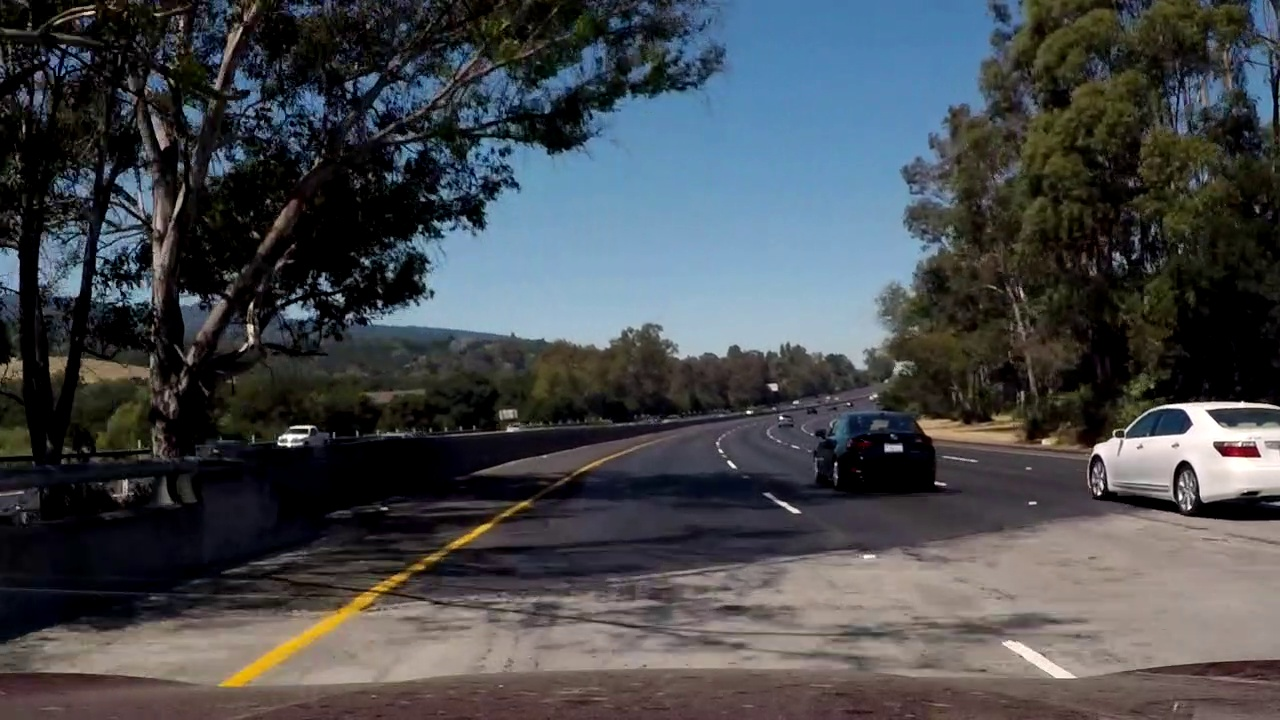
#> input picture test_images/difficult_frame_1036.jpg, 1280 x 720 px, given in place of test2.jpg, which was not available
$ jupyter execute --allow-errors Revision-Solution-Part2-Pixel_Lane_Output.ipynb   (shell and % lines are left out)   (older library calls are emulated)   (text cells are left out)
#> lines starting #> are read from the running program, lines starting #| are printed output that depends on the picture; after the words box and inside, x2 and y2 are one past the last pixel; in counts of white or black regions, pixels touching at a corner belong together; pictures that were not available may be replaced by others from this repository, and a replacement may not be noted
[cell 1]
import os
import glob
import warnings
import pickle
from collections import namedtuple
import numpy as np
import matplotlib.pyplot as plt
import matplotlib.image as mpimg
import cv2
import ipywidgets as widgets
from moviepy.editor import VideoFileClip

[cell 2]
# setting

DOCS_FOLDER = "./docs"
os.makedirs(DOCS_FOLDER, exist_ok=True)
OUTPUT_FOLDER_PIPELINE = "./output_images"
os.makedirs(OUTPUT_FOLDER_PIPELINE, exist_ok=True)
FIG_SIZE = (16, 8)
GLOB_CALIBRATION_IMAGES = "./camera_cal/*.jpg"
GLOB_TEST_IMAGES = "./test_images/*.jpg"

[cell 3]
# load previous data

data_store__part_1 = pickle.load(open("data_store__part_1.pkl", "rb"))
#> (reads data_store__part_1.pkl from the repository)
#> the sliders are set to path_img = <module 'ipywidgets.Dropdown_', thresh_abs = [35, 255], kernel_abs = 3, thresh_mag = [55, 175], kernel_mag = 3, thresh_dir = [0.7, 1.3], kernel_dir = 9, thresh_s = [100, 210], thresh_s_abs = [20, 125], kernel_s_abs = 13
#> the sliders are set to 
#> the sliders are set to 
#> call 4 of load_img, with path_img = './test_images/test2.jpg'
#> in load_img, img is the input picture: shape (720, 1280, 3); mean R, G, B 70, 73.1, 76.7
locals().update(data_store__part_1)

[cell 4]
data_store__part_1

[cell 5]
# Utility

def load_img(path_img):
    img = mpimg.imread(path_img)
    return img

def convert_gray(img):
    img_gray = cv2.cvtColor(img, cv2.COLOR_RGB2GRAY)
    return img_gray

def undistort_img(img):
    return cv2.undistort(img, MTX, DIST)

def load_undistort_img(path_img):
    img = load_img(path_img)
    return undistort_img(img)

def warp_image(img):
    img_size = img.shape[1], img.shape[0]
    return cv2.warpPerspective(img, M, img_size)

def unwarp_image(img):
    img_size = img.shape[1], img.shape[0]
    return cv2.warpPerspective(img, MINV, img_size)

def draw_polylines(img, pts, is_closed=True, color=[255, 0, 0], thickness=2):
    pts = np.asarray(pts).reshape(-1, 1, 2)
    return cv2.polylines(img, [pts], is_closed, color, thickness)

[cell 6]
# Binary masking functions from the course

def abs_sobel_thresh(img, orient='x', sobel_kernel=3, thresh=(0, 255)):
    """Absolute gradient threshold along x or y direction."""
#> called with orient = 'x', sobel_kernel = 3
    if orient not in ['x', 'y']:
        raise ValueError("orient must be either 'x' or 'y'")
    gray = convert_gray(img)
    order = (1, 0) if orient == 'x' else (0, 1)
    grad = cv2.Sobel(gray, cv2.CV_64F, *order, ksize=sobel_kernel)
    abs_grad = np.abs(grad)
    scaled_grad = np.uint8(255.0 * abs_grad / np.max(abs_grad))
    mask = (thresh[0] <= scaled_grad) & (scaled_grad < thresh[1])
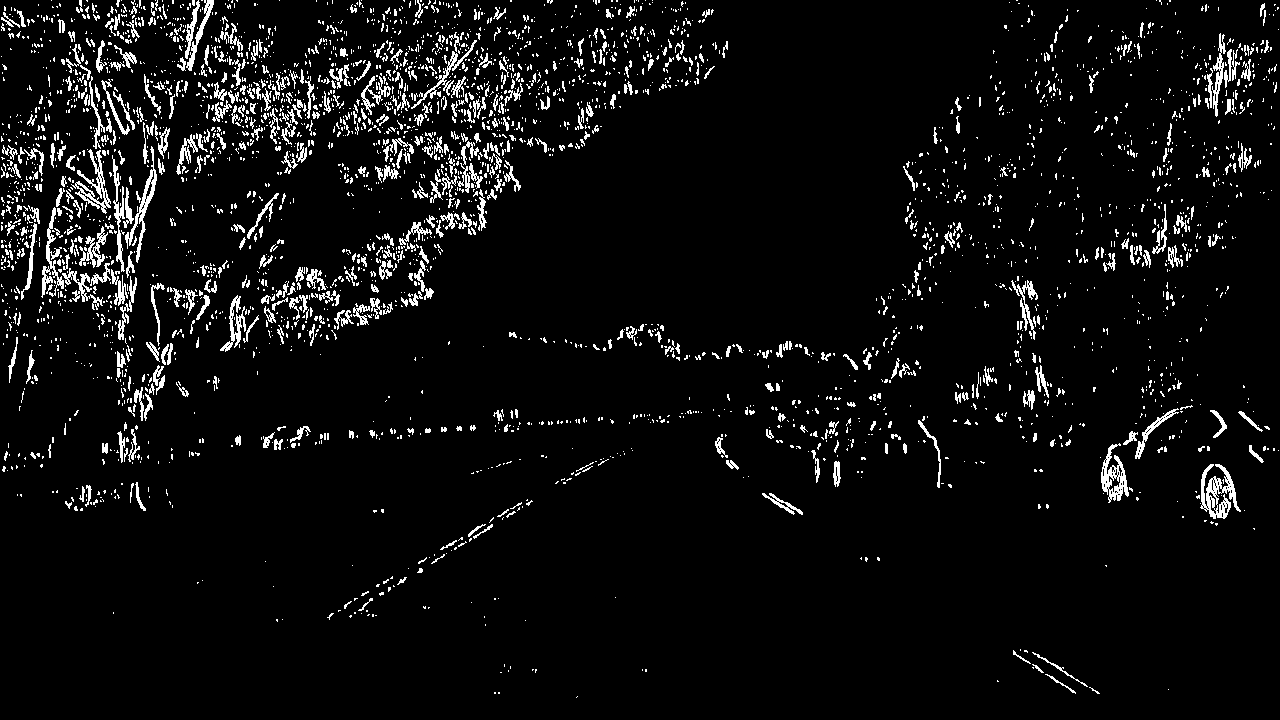
#> mask: shape (720, 1280) bool; 5.7% white in thin lines or dots
    binary_output = np.zeros_like(scaled_grad)
    binary_output[mask] = 1
    return binary_output


def mag_thresh(img, sobel_kernel=3, thresh=(0, 255)):
    """Threshold on gradient magnitude"""
#> called with sobel_kernel = 3
    gray = convert_gray(img)
    sobelx = cv2.Sobel(gray, cv2.CV_64F, 1, 0, ksize=sobel_kernel)
    sobely = cv2.Sobel(gray, cv2.CV_64F, 0, 1, ksize=sobel_kernel)
    mag = np.sqrt(np.square(sobelx) + np.square(sobely))
    scaled_mag = np.uint8(255.0 * mag / np.max(mag))
    mask = (thresh[0] <= scaled_mag) & (scaled_mag <= thresh[1])
#> mask: shape (720, 1280) bool; 3.8% white in thin lines or dots
    binary_output = np.zeros_like(scaled_mag)
    binary_output[mask] = 1
    return binary_output


def dir_threshold(img, sobel_kernel=3, thresh=(0, np.pi/2)):
    """Filter by gradient direction"""
#> called with sobel_kernel = 9
    gray = convert_gray(img)
    sobelx = cv2.Sobel(gray, cv2.CV_64F, 1, 0, ksize=sobel_kernel)
    sobely = cv2.Sobel(gray, cv2.CV_64F, 0, 1, ksize=sobel_kernel)
    abs_sobelx = np.abs(sobelx)
    abs_sobely = np.abs(sobely)
    # note: arctan2 assumes input ordering y, x
    direct = np.arctan2(abs_sobely, abs_sobelx)
    mask = (thresh[0] <= direct) & (direct <= thresh[1])
#> mask: shape (720, 1280) bool; 35% white in thin lines or dots
    binary_output = np.zeros_like(direct)
    binary_output[mask] = 1
    return binary_output


def s_select(img, thresh=(0, 255)):
    hls = cv2.cvtColor(img, cv2.COLOR_RGB2HLS)
#> hls: shape (720, 1280, 3); mean of channels 0, 1, 2 66.4, 74.5, 70
    S = hls[:, :, 2]
    mask = (thresh[0] < S) & (S <= thresh[1])
#> mask: shape (720, 1280) bool; 14.3% white; 4328 white regions (3786 under 20 px), largest, box (x1, y1, x2, y2) and area: (656, 0, 1004, 201) 32382, (0, 504, 299, 610) 8325, (190, 506, 531, 708) 4570
    binary_output = np.zeros_like(S)
    binary_output[mask] = 1
    return binary_output


def s_abs_sobel_thresh(img, orient='x', sobel_kernel=3, thresh=(0, 255)):
#> called with orient = 'x', sobel_kernel = 13
    if orient not in ['x', 'y']:
        raise ValueError("orient must be either 'x' or 'y'")
    hls = cv2.cvtColor(img, cv2.COLOR_RGB2HLS)
    S = hls[:, :, 2]
    order = (1, 0) if orient == 'x' else (0, 1)
    grad = cv2.Sobel(S, cv2.CV_64F, *order, ksize=sobel_kernel)
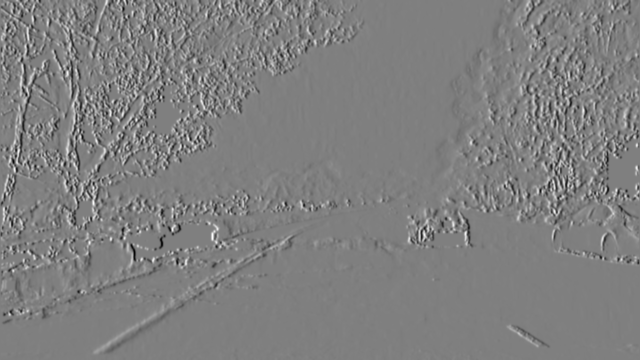
#> grad: shape (720, 1280) float64 (shown at 1/2 size); min -482482440, max 482548109, mean -119664.8; drawn with min black and max white
    abs_grad = np.abs(grad)
    scaled_grad = np.uint8(255.0 * abs_grad / np.max(abs_grad))
    mask = (thresh[0] <= scaled_grad) & (scaled_grad < thresh[1])
#> mask: shape (720, 1280) bool; 24.9% white; 1529 white regions (822 under 20 px), largest, box (x1, y1, x2, y2) and area: (1, 0, 520, 473) 79887, (1029, 88, 1279, 485) 31653, (386, 0, 611, 77) 6196
    binary_output = np.zeros_like(scaled_grad)
    binary_output[mask] = 1
    return binary_output

[cell 7]
# Utility to plot a collection of images

# [13 lines left out: function show_images, not called in this run]

[cell 8]
# make a config class utilized in the threshold_img function

Config = namedtuple("Config", (
    " thresh_abs kernel_abs "
    " thresh_mag kernel_mag thresh_dir kernel_dir "
    " thresh_s thresh_s_abs kernel_s_abs"
))


def threshold_img(img, cfg: Config, return_collection=False):
    gradx_binary = abs_sobel_thresh(img, 'x', cfg.kernel_abs, cfg.thresh_abs)
    grady_binary = abs_sobel_thresh(img, 'y', cfg.kernel_abs, cfg.thresh_abs)
    mag_binary = mag_thresh(img, cfg.kernel_mag, cfg.thresh_mag)
    dir_binary = dir_threshold(img, cfg.kernel_dir, cfg.thresh_dir)
    s_binary = s_select(img, cfg.thresh_s)
    s_gradx_binary = s_abs_sobel_thresh(img, 'x', cfg.kernel_s_abs, cfg.thresh_s_abs)
    combined = np.zeros_like(s_binary)
    cond__x_y = ((gradx_binary == 1) & (grady_binary == 1))
#> cond__x_y: shape (720, 1280) bool; 1.4% white in thin lines or dots
    cond__mag_dir = ((mag_binary == 1) & (dir_binary == 1))
#> cond__mag_dir: shape (720, 1280) bool; 1.2% white in thin lines or dots
    cond__s = (s_binary == 1) & (s_gradx_binary == 1)
#> cond__s: shape (720, 1280) bool; 6.1% white in thin lines or dots
    combined[cond__x_y | cond__mag_dir | cond__s] = 1
    res = combined
    if return_collection:
        res =  {
            'combined': combined,
            'x-y': cond__x_y,
            'mag-dir': cond__mag_dir,
            's': cond__s
        }
    return res

[cell 9]
# solution are taken to be the new default setting after optimization, so that notebook can savely rerun

CFG = None


#> (the rest of this cell did not finish here and is left out)

[cell 10]
# original solution:
# Config(thresh_abs=(20, 255), kernel_abs=3, thresh_mag=(55, 175), kernel_mag=3, thresh_dir=(0.7, 1.3), kernel_dir=9, thresh_s=(175, 255))
# further tries:
# Config(thresh_abs=(35, 255), kernel_abs=3, thresh_mag=(55, 175), kernel_mag=3, thresh_dir=(0.7, 1.3), kernel_dir=9, thresh_s=(110, 165))
# adding x gradient to s:
# Config(thresh_abs=(35, 255), kernel_abs=3, thresh_mag=(55, 175), kernel_mag=3, thresh_dir=(0.7, 1.3), kernel_dir=9, thresh_s=(75, 190), thresh_s_abs=(35, 140), kernel_s_abs=9)
# Config(thresh_abs=(35, 255), kernel_abs=3, thresh_mag=(55, 175), kernel_mag=3, thresh_dir=(0.7, 1.3), kernel_dir=9, thresh_s=(100, 210), thresh_s_abs=(20, 125), kernel_s_abs=13)
CFG

#> (a cell that did not finish here is left out)

#> (a cell that did not finish here is left out)

[cell 13]
def fit_poly(img_shape, leftx, lefty, rightx, righty):
    """Fit quadratic polynomial to left and right pixels
    and return its parameters and predictions."""
    # fit parameter
    left_fit = np.polyfit(lefty, leftx, deg=2)
    right_fit = np.polyfit(righty, rightx, deg=2)
    # create predictions
    ploty = np.linspace(0, img_shape[0] - 1, img_shape[0])
    left_fitx = left_fit[0] * ploty ** 2 + left_fit[1] * ploty + left_fit[2]
    right_fitx = right_fit[0] * ploty ** 2 + right_fit[1] * ploty + right_fit[2]
    return (left_fit, right_fit), (left_fitx, right_fitx, ploty)


def add_predictions(out_img, left_fitx, right_fitx, ploty):
    """Adds predictions to image"""
    for fitx in [left_fitx, right_fitx]:
        out_img = cv2.polylines(out_img, [np.asarray([fitx, ploty]).T.astype(np.int32)], False, [255, 255, 0], 4)
    return out_img


def find_lane_pixels(binary_warped, return_img=True):
    """Find lane pixels using sliding window approach."""
#> called with return_img = True

    # step a
    # find bottom lane points via histogram peaks
    histogram = np.sum(binary_warped[binary_warped.shape[0] // 2 :, :], axis=0)
#> histogram = 1280 values, max 189 at index 281, min 0 at index 401, mean 15.91
    midpoint = np.int(histogram.shape[0] // 2)
    leftx_base = np.argmax(histogram[:midpoint])
#> leftx_base = 281
    rightx_base = np.argmax(histogram[midpoint:]) + midpoint
#> rightx_base = 1016

    # hyperparameter
    nwindows = 9  # sliding window
    margin = 100  # margin
    minpix = 50   # minimum number of pixels for recenter

    # init
    window_height = np.int(binary_warped.shape[0]//nwindows)
    nonzero = binary_warped.nonzero()
#> nonzero = 53728 positions, rows 0 to 715, columns 0 to 1279
    nonzeroy = np.array(nonzero[0])
    nonzerox = np.array(nonzero[1])
    leftx_current = leftx_base
#> leftx_current = 281
    rightx_current = rightx_base
#> rightx_current = 1016
    left_lane_inds = []
    right_lane_inds = []
    if return_img:
        out_img = 255 * np.dstack((binary_warped, binary_warped, binary_warped))
#> out_img: shape (720, 1280, 3); 5.8% white; 285 white regions (159 under 20 px), largest, box (x1, y1, x2, y2) and area: (335, 0, 451, 414) 12030, (1071, 0, 1169, 160) 4956, (962, 273, 1075, 402) 2614

    # loop over windows
    for window in range(nwindows):
        # window boundaries
        win_y_low = binary_warped.shape[0] - (window+1)*window_height
        win_y_high = binary_warped.shape[0] - window*window_height
        win_xleft_low = leftx_current - margin
        win_xleft_high = leftx_current + margin
        win_xright_low = rightx_current - margin
        win_xright_high = rightx_current + margin

        # draw window
        if return_img:
            cv2.rectangle(out_img, (win_xleft_low,win_y_low), (win_xleft_high,win_y_high), (0,255,0), 2)
            cv2.rectangle(out_img, (win_xright_low,win_y_low), (win_xright_high,win_y_high), (0,255,0), 2)

        # step b
        # identify pixels falling in current window
        good_left_inds = [
            i for i, (x, y) in enumerate(zip(nonzerox, nonzeroy))
            if (win_xleft_low <= x < win_xleft_high) and (win_y_low <= y < win_y_high)
        ]
        good_right_inds = [
            i for i, (x, y) in enumerate(zip(nonzerox, nonzeroy))
            if (win_xright_low <= x < win_xright_high) and (win_y_low <= y <= win_y_high)
        ]
        left_lane_inds.append(good_left_inds)
        right_lane_inds.append(good_right_inds)

        # step c
        # recenter if we found sufficiently many
        if len(good_left_inds) > minpix:
            leftx_current = np.int(np.mean(nonzerox[good_left_inds]))
        if len(good_right_inds) > minpix:
            rightx_current = np.int(np.mean(nonzerox[good_right_inds]))
#> this loop made 9 passes
#> (win_xleft_low, win_xleft_high, win_xright_low, win_xright_high, leftx_current, rightx_current) on passes 1, 2, 4, 5, 6, 7, 8, 9: (181, 381, 916, 1116, 271, 1010), (171, 371, 910, 1110, 280, 1039), (174, 374, 939, 1139, 297, 1026), (197, 397, 926, 1126, 312, 1028), (212, 412, 928, 1128, 354, 1004), (254, 454, 904, 1104, 373, 992), (273, 473, 892, 1092, 373, 1084), (273, 473, 984, 1184, 397, 1132)
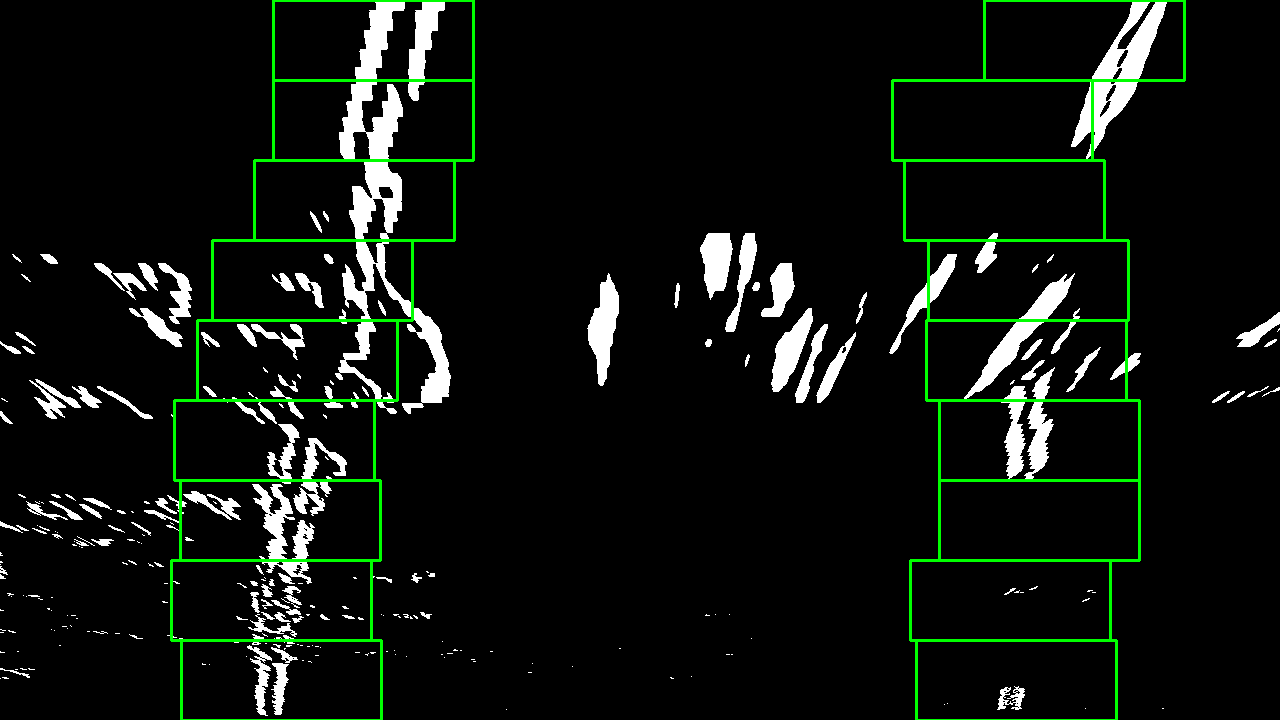
#> out_img: shape (720, 1280, 3); mean of channels 0, 1, 2 14.4, 20, 14.4; drawn as R, G, B
#> after the loop, left_lane_inds = 9 items; right_lane_inds = 9 items

    # prepare lane pixels
    left_lane_inds = np.concatenate(left_lane_inds).astype(np.int)
    right_lane_inds = np.concatenate(right_lane_inds).astype(np.int)
#> right_lane_inds = 11446 values, max 53652 at index 344, min 52 at index 8726, mean 24671
    leftx = nonzerox[left_lane_inds]
    lefty = nonzeroy[left_lane_inds]
    rightx = nonzerox[right_lane_inds]
#> rightx = 11446 values, max 1168 at index 8755, min 928 at index 6636, mean 1050.3
    righty = nonzeroy[right_lane_inds]
#> righty = 11446 values, max 709 at index 338, min 0 at index 8726, mean 283.5
    result = {
        'lane_pixels': (leftx, lefty, rightx, righty)
    }

    # fit
    (left_fit, right_fit), (left_fitx, right_fitx, ploty) = fit_poly(binary_warped.shape, leftx, lefty, rightx, righty)
#> in fit_poly, `left_fit = np.polyfit(lefty, leftx, deg=2)`: left_fit = [0.000111, -0.297, 412.5]
#> in fit_poly, `right_fit = np.polyfit(righty, rightx, deg=2)`: right_fit = [0.000635, -0.592, 1149.4]
#> in fit_poly, `left_fitx = left_fit[0] * ploty ** 2 + left_fit[1] * ploty + left_fit[2]`: left_fitx = 720 values, max 412.5 at index 0, min 256.1 at index 719, mean 324.8
#> in fit_poly, `right_fitx = right_fit[0] * ploty ** 2 + right_fit[1] * ploty + right_..`: right_fitx = 720 values, max 1149.4 at index 0, min 1011.5 at index 466, mean 1046.1
#> left_fit = [0.000111, -0.297, 412.5]; right_fit = [0.000635, -0.592, 1149.4]; ploty = 720 values from 0 to 719
    result["fit_parameter"] = (left_fit, right_fit)
    result["fit_predictions"] = (left_fitx, right_fitx, ploty)

    if return_img:
        # color lane pixels
        out_img[lefty, leftx] = [255, 0, 0]
        out_img[righty, rightx] = [0, 0, 255]
        out_img = add_predictions(out_img, left_fitx, right_fitx, ploty)
#> the loop in add_predictions, `for fitx in [left_fitx, right_fitx]:` made 2 passes
#> pass 2, in add_predictions, `out_img = cv2.polylines(out_img, [np.asarray([fitx, ploty]).T.astype(n..`:
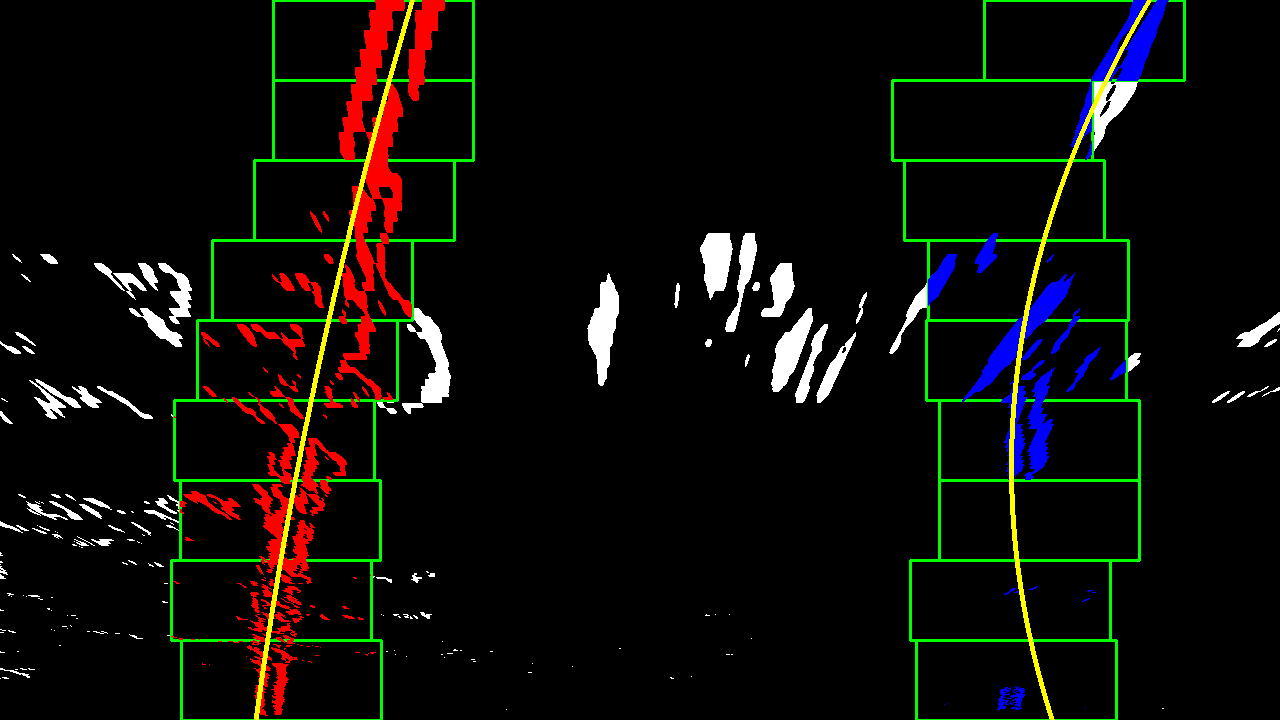
#> out_img: shape (720, 1280, 3); mean of channels 0, 1, 2 13.3, 12.5, 8.2; drawn as R, G, B
        result["out_img"] = out_img

    return result

[cell 14]
# [59 lines left out: function search_around_poly, not called in this run]

#> (a cell that did not finish here is left out)

#> (a cell that did not finish here is left out)

[cell 17]
# [24 lines left out: functions compute_curvature, compute_vehicle_position, compute_measures, not called in this run]

[cell 18]
# dev
# example checking both curvature computations

img = load_undistort_img("./test_images/test2.jpg")
img_thresh = threshold_img(img, CFG)
warp_thresh = warp_image(img_thresh)
res = find_lane_pixels(warp_thresh)
#> res = 4 items
left_fit, right_fit = res["fit_parameter"]
#> left_fit = [0.000111, -0.297, 412.5]; right_fit = [0.000635, -0.592, 1149.4]
xs, ys = res["lane_pixels"][:2]
xs = np.array(xs).astype('float')
ys = np.array(ys).astype('float')

[cell 19]
# Option 1 - Scale data points before

scale_xs = XM_PER_PIX * xs
scale_ys = YM_PER_PIX * ys
A, B, C = np.polyfit(scale_ys, scale_xs, deg=2)
#> A = 0.000906; B = -0.0618; C = 2.18
y_eval = 719 * YM_PER_PIX
(1 + (2 * A * y_eval + B)**2 )**1.5 / np.abs(2 * A)
#> Out = 552.6

[cell 20]
# Option 2 - Scale fit parameters

A, B, C = np.polyfit(ys, xs, deg=2)
#> A = 0.000111; B = -0.297; C = 412.5
A = XM_PER_PIX / YM_PER_PIX**2 * A
#> A = 0.000906
B = XM_PER_PIX / YM_PER_PIX * B
#> B = -0.0618
y_eval = 719 * YM_PER_PIX
(1 + (2 * A * y_eval + B)**2 )**1.5 / np.abs(2 * A)
#> Out = 552.6

[cell 21]
# [19 lines left out: function unwarp_lane, not called in this run]

[cell 22]
def make_pipeline(use_memory=False):
    # storage via closure
#> the sliders are set to 
    left_fit = None
    right_fit = None

    # [22 lines left out: function pipeline, not called in this run]

    return pipeline


pipeline = make_pipeline(use_memory=False)

#> (a cell that did not finish here is left out)

#> (a cell that did not finish here is left out)

[cell 25]
video_pipeline = make_pipeline(True)
